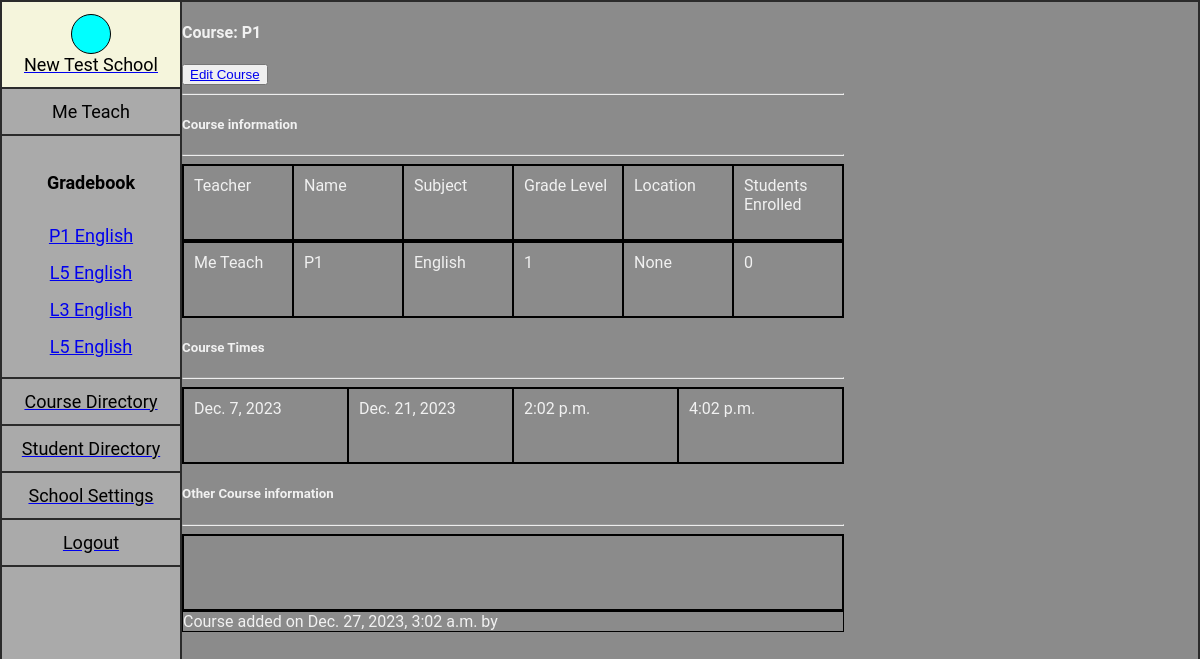
Page /courses/moreinfo/asdd (signed in) on the committed database.
### app/user.py (models this page shows, shortened)
class User(AbstractUser):
    first_name = models.CharField(max_length=256, blank=True)
    last_name = models.CharField(max_length=256, blank=True)
    phone = models.CharField(max_length=32, blank=True)
    social = models.CharField(max_length=64, blank=True, null=True) #for use with other contact servicers such as LINE, MESSENGER or WHATSAPP
    school = models.ForeignKey('School', on_delete=models.SET_NULL, related_name='user', null=True, blank=True)
    tag = models.CharField(max_length=64, blank=True, null=True) #if they have a school ID or other form of required identifier.
    is_admin = models.BooleanField(default=False)
    is_teacher = models.BooleanField(default=False)
    is_parent = models.BooleanField(default=False)
    timestamp = models.DateTimeField(auto_now_add=True)
    pass
    def __str__(self):
        return f"{self.first_name + ' ' + self.last_name}"

### app/models.py (models this page shows, shortened)
class School(models.Model):
    master = models.ForeignKey('User', on_delete=models.CASCADE, related_name='created_school', null=False)
    admins = models.ManyToManyField('User', related_name='admin_school')
    name = models.CharField(max_length=128, blank=False, null=True)
    address = models.CharField(max_length=512, blank=False, null=True)
    phone = models.CharField(max_length=32, blank=False, null=True)
    admin_code = models.CharField(max_length=14, blank=False, default='aaaa-aaaa-aaaa') #referal code
    teacher_code = models.CharField(max_length=14, blank=False, default='aaaa-aaaa-aaaa') #referal code
    parent_code = models.CharField(max_length=14, blank=False, default='aaaa-aaaa-aaaa') #referal code
    timestamp = models.DateTimeField(auto_now_add=True)
    objects = models.Manager()

class Course(models.Model):
    school = models.ForeignKey('School', on_delete=models.CASCADE, related_name='facility', null=False)
    teacher = models.ForeignKey('User', on_delete=models.SET_NULL, related_name='teacher', null=True, blank=True)
    added_by = models.ForeignKey('User', on_delete=models.CASCADE, related_name='course_added_by', null=True, blank=True)
    name = models.CharField(max_length=64, blank=False, null=True) #name of class
    subject = models.CharField(max_length=128, blank=False) #subject of class
    grade_type = models.BooleanField(default=0, blank=False) #used to set grading system
    code = models.CharField(max_length=128, blank=True, null=True) #class identifer or differentiator(if any)
    level = models.CharField(max_length=24, blank=True, null=True)
    description = models.TextField(max_length=512, blank=True, null=True)
    online = models.BooleanField(default=False, blank=True, null=True) #if course is online(true) or inperson (false)
    location = models.CharField(max_length=128, blank=True, null=True) #physical location of class if any
    students = models.PositiveIntegerField(blank=True, null=True, default=0)
    start_date = models.DateField(auto_now_add=False, blank=True, null=True)
    end_date = models.DateField(auto_now_add=False, blank=True, null=True)
    start_time = models.TimeField(blank=True, default='0:0:0')
    end_time = models.TimeField(blank=True, default='0:0:0')
    timestamp = models.DateTimeField(auto_now_add=True)

### app/views.py (the view)
# urls.py: path("courses/moreinfo/<str:course_code>", views.course, name="course"),
@csrf_exempt
@login_required
def course(request, course_code):
    user = request.user
    if user.school:
        course = Course.objects.get(code=course_code)
        if course.school == user.school:
            courses = Course.objects.filter(teacher=user).order_by('start_time')
            return render(request, "app/courses/course.html",{'course':course,
                                                              'courses':courses})
        return HttpResponseRedirect(reverse("courses"))
    return HttpResponseRedirect(reverse("index"))

### app/templates/app/courses/course.html (shortened to what this page needs)
{% extends 'app/layout.html' %}
{% load static %}
{% block body %}
<body>
    <h4>Course: {{course.name}}</h4>
    <button type="button">
        <a href="{% url 'addCourse' course.code %}">Edit Course</a>
    </button>
    <hr>
    <h5>Course information</h5>
    <hr>
<div class="course-row">
    <div class="course-box">Teacher</div>
    <div class="course-box">Name</div>
    <div class="course-box">Subject</div>
    <div class="course-box">Grade Level</div>
    <div class="course-box">Location</div>
    <div class="course-box">Students Enrolled</div>
</div>
<div class="course-row">
    <div class="course-box">{{course.teacher}}</div>
    <div class="course-box">{{course.name}}</div>
    <div class="course-box">{{course.subject}}</div>
    <div class="course-box">{{course.level}}</div>
    <div class="course-box">{{course.location}}</div>
    <div class="course-box">{{course.students}}</div>
</div>
<h5>Course Times</h5>
<hr>
<div class="course-row">
    <div class="course-box">{{course.start_date}}</div>
    <div class="course-box">{{course.end_date}}</div>
    <div class="course-box">{{course.start_time}}</div>
    <div class="course-box">{{course.end_time}}</div>
</div>
<h5>Other Course information</h5>
<hr>
<div class="course-row">
    <div class="course-box">{{course.description}}</div>
</div>
<div class="course-row">
    Course added on {{course.timestamp}} by {{course.admin}}
</div>
</body>
{% endblock %}

### app/templates/app/layout.html (shortened to what this page needs)
{% load static %}
<!DOCTYPE html>
<html>
    <head>
        <link href="{% static 'app/styles.css' %}" rel="stylesheet">
    </head>
    <div class="row">
        <div class="frame">
            {% if request.user.is_authenticated %}
                <div class="nav-line" id="nav-line">
                    {% if user.school %}
                    <a href="{% url 'index' %}">
                    <div class="nav-block" id="schoolBlock">
                        <div class="nav-img"></div>
                        <div>{{ user.school.name }}</div>
                    </div>
                    </a>
                    {% endif %}
                    <div class="nav-block" id="teacherBlock">
                        <div>{{ user.first_name }} {{user.last_name}}</div>
                    </div>
                    {% if user.school %}
                        {% if user.is_teacher and courses %}
                        <div class="nav-block" id="gradebook-block">
                            <h4>Gradebook</h4>
                            {% for course in courses %}
                            <a href="{% url 'gradebook' course.code %}" class="nav-dropdown-item">{{ course.name }} {{course.subject}}</a>
                            {% endfor %}
                        </div>
                        {% endif %}
                        {% if user.is_admin %}
                        <a class="button" href="{% url 'courses' 'school' %}">
                            <div class="nav-block" id="CoursesBlock">Course Directory</div>
                        </a>
                        <a class="button" href="{% url 'students' 'school' %}">
                            <div class="nav-block">Student Directory</div>
                        </a>
                        <a class="button" href="{% url 'settings' %}">
                            <div class="nav-block" id="settingsBlock">School Settings</div>
                        </a>
                        {% endif %}
                    {% endif %}
                    <a class="button" href="{% url 'logout' %}">
                        <div class="nav-block" >Logout</div>
                    </a>
                </div>
            {% endif %}
            <main>
                {% block body %}
                {% endblock %}
            </main>
        </div>
    </div>
</html>

### app/static/app/styles.css (style rules this page uses)
body, html, nav, main { height: 100%; }
* { box-sizing:border-box; }
body { display: flex; flex-direction: column; margin: 0; background-color: rgb(40, 40, 40); font-family: 'Roboto', arial; color: rgb(241, 241, 241); }
.row { display: flex; flex: 1; }
.frame { display:flex; flex-direction: row; flex-grow: 1; flex-shrink: 1; flex-basis: 0; background-color: rgb(139, 139, 139); border: .25vh solid #2b2b2b; }
.nav-line { display: flex; flex-direction: column; width: 180px; height: 100%; background-color: rgb(170, 170, 170); border-right: .25vh solid #2b2b2b; }
.nav-block { display: flex; flex-direction: column; justify-content: flex-start; align-items: center; width: auto; height: fit-content; padding: 1.5vh; color: black; font-size: large; border-bottom: .25vh solid #2b2b2b; }
.nav-img { width: 40px; height: 40px; border-radius: 100%; border: 1px solid black; background-color: aqua; }
.nav-dropdown-item { display: flex; align-items: center; justify-content: space-evenly; width: 100%; align-self: flex-end; padding:1vh; }
#schoolBlock { background-color: beige; }
#teacherBlock { justify-content: none; align-items: none; }
.course-box { padding:10px; display: flex; flex-direction: column; border: 1px solid black; flex-grow: 1; width: 110px; height: 75px; }
.course-row { display: flex; flex-direction: row; justify-content: space-between; flex-wrap: nowrap; border: 1px solid black; }

### rows in the picture
User: school.name "New Test School", first_name "Me", last_name "Teach"
Course: name "P1", subject "English", teacher "Me Teach", level "1", location "None", students "0", start_date "Dec. 7, 2023", end_date "Dec. 21, 2023", start_time "2:02 p.m.", end_time "4:02 p.m.", timestamp "Dec. 27, 2023, 3:02 a.m."
Course: name "L5", subject "English"
Course: name "L3", subject "English"
Course: name "L5", subject "English"
